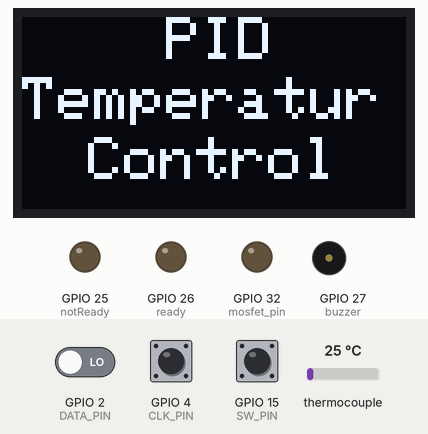
The sketch below on a simulated ESP32. Shown: 128×64 one-colour display, output pins drawn as LEDs (lit = HIGH), buzzer (waves = sounding). The test bench sets the inputs (shaded band); at power-on: GPIO 15 (SW_PIN) HIGH, thermocouple 25 °C, GPIO 2 (DATA_PIN) LOW, GPIO 4 (CLK_PIN) HIGH. The display library's start-up logo is not drawn; what the sketch prints to the serial monitor is not drawn.

Above: at 3.2 s.
3.3 s: GPIO 15 (SW_PIN) pulled LOW for 1 s
At 5.7 s:
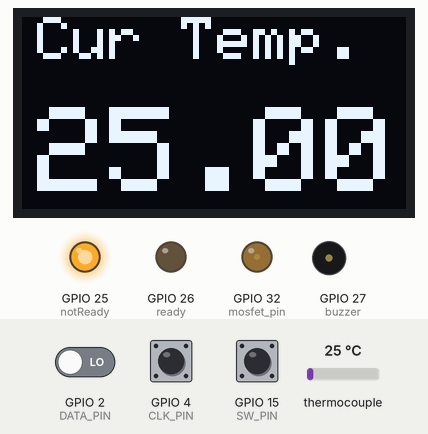
6.1 s: thermocouple set to 6 °C
At 7.4 s:
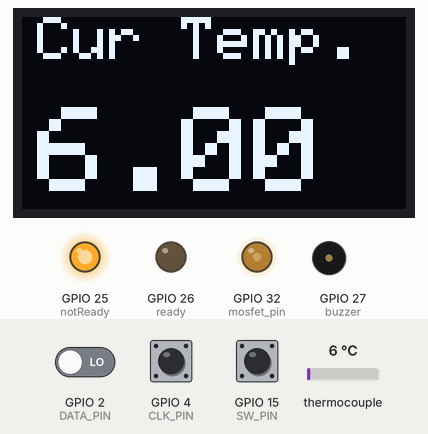
7.9 s: GPIO 15 (SW_PIN) pulled LOW for 0.15 s
At 9.4 s:
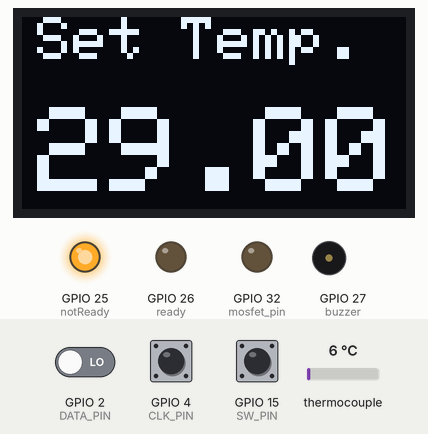
9.9 s: GPIO 15 (SW_PIN) pulled LOW for 0.15 s
At 11.2 s:
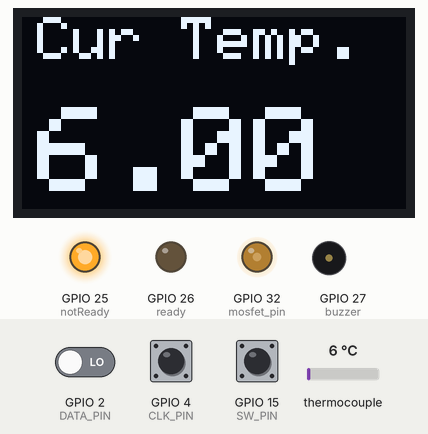
11.5 s: thermocouple set to 75 °C
At 12.3 s:
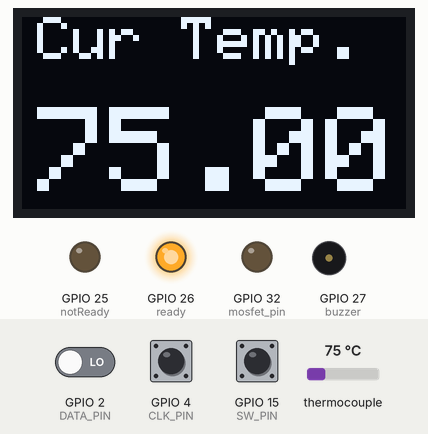
13.3 s: thermocouple set to 2 °C
At 14.1 s:
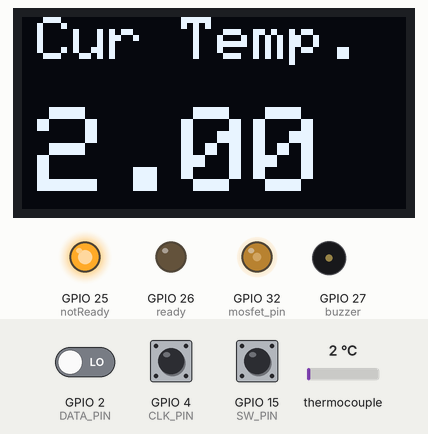
Timing chart, 0 to 16.1 s (numbered marks = the images above; inputs shaded):
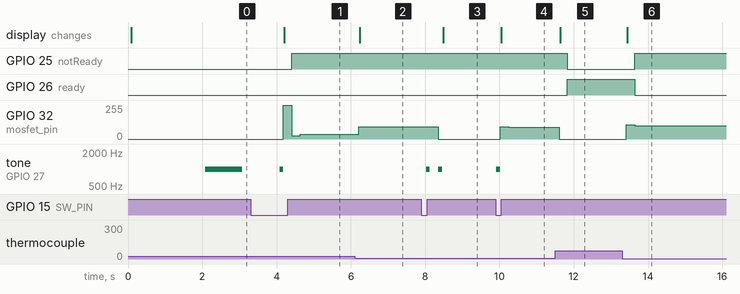

The sketch:

PID-Controller-ESP32.ino
```cpp
#include <SPI.h>
#include <Wire.h>
#include <Adafruit_GFX.h>
#include <Adafruit_SSD1306.h>
#include <PIDController.h>
#include "max6675.h"
// Define Rotary Encoder Pins
#define CLK_PIN 4
#define DATA_PIN 2
#define SW_PIN 15
// MAX6675 Pins
#define thermoDO  14
#define thermoCS  12
#define thermoCLK  13
// Mosfet Pin
#define mosfet_pin 32
// Serial Enable
#define __DEBUG__
#define SCREEN_WIDTH 128 // OLED display width, in pixels
#define SCREEN_HEIGHT 64 // OLED display height, in pixels
#define OLED_RESET     -1 // Reset pin # (or -1 if sharing Arduino reset pin)
/*In this section we have defined the gain values for the
 * proportional, integral, and derivative controller I have set
 * the gain values with the help of trial and error methods.
*/
#define __Kp 30 // Proportional constant
#define __Ki 0.7 // Integral Constant
#define __Kd 200 // Derivative Constant
const int buzzer = 27; //buzzer to arduino pin 27
const int ready = 26;
const int notReady = 25;
boolean startup_tone = true;
int clockPin=0; // Placeholder por pin status used by the rotary encoder
int clockPinState; // Placeholder por pin status used by the rotary encoder
float set_temperature = 30.0; // This set_temperature value will increas or decreas if when the rotarty encoder is turned
float temperature_value_c = 0.0; // stores temperature value
float temperature_cal_c = 0;  // lenear adjestment of temperature
unsigned long debounce = 0; // Debounce delay
int encoder_btn_count = 0; // used to check encoder button press
MAX6675 thermocouple(thermoCLK, thermoCS, thermoDO); // Create an instance for the MAX6675 Sensor Called "thermocouple"
Adafruit_SSD1306 display(SCREEN_WIDTH, SCREEN_HEIGHT, &Wire, OLED_RESET);// Create an instance for the SSD1306 128X64 OLED "display"
PIDController pid; // Create an instance of the PID controller class, called "pid"
void setup() {
#ifdef __DEBUG__
  Serial.begin(115200);
#endif
  pinMode (ready, OUTPUT);
  pinMode(notReady, OUTPUT);
  pinMode(buzzer, OUTPUT); // Set buzzer - pin 27 as an output
  pinMode(mosfet_pin, OUTPUT); // MOSFET output PIN
  pinMode(CLK_PIN, INPUT); // Encoer Clock Pin
  pinMode(DATA_PIN, INPUT); //Encoder Data Pin
  pinMode(SW_PIN, INPUT_PULLUP);// Encoder SW Pin
  pid.begin();          // initialize the PID instance
  pid.setpoint(150);    // The "goal" the PID controller tries to "reach"
  pid.tune(__Kp, __Ki,__Kd);    // Tune the PID, arguments: kP, kI, kD
  pid.limit(0, 255);    // Limit the PID output between 0 and 255, this is important to get rid of integral windup!
  if (!display.begin(SSD1306_SWITCHCAPVCC, 0x3C)) {
#ifdef __DEBUG__
    Serial.println(F("SSD1306 allocation failed"));
#endif
    for (;;); // Don't proceed, loop forever
  }
  //
  display.setRotation(2); //Rotate the Display
  display.display(); //Show initial display buffer contents on the screen -- the library initializes this with an Adafruit splash screen.
  display.clearDisplay(); // Cleear the Display
  display.setTextSize(2); // Set text Size
  display.setTextColor(WHITE); // set LCD Colour
  display.setCursor(48, 0); // Set Cursor Position
  display.println("PID"); // Print the this Text
  display.setCursor(0, 20);  // Set Cursor Position
  display.println("Temperatur"); // Print the this Text
  display.setCursor(22, 40); // Set Cursor Position
  display.println("Control"); // Print the this Text
  display.display(); // Update the Display
  delay(2000); // Delay of 200 ms
}
void set_temp() {
  if (encoder_btn_count == 2) // check if the button is pressed twice and its in temperature set mode.
  {
    display.clearDisplay(); // clear the display
    display.setTextSize(2); // Set text Size
    display.setCursor(5, 0); // set the diplay cursor
    display.print("Set Temp."); // Print Set Temp. on the display
    display.setTextSize(4); // Set text Size
    display.setCursor(5, 30); // set the cursor
    display.print(set_temperature);// print the set temperature value on the display
    display.display(); // Update the Display
  }
}

void show_temp(){
      display.clearDisplay(); // Clear the display
    display.setTextSize(2); // Set text Size
    display.setCursor(5, 0); // Set the Display Cursor
    display.print("Cur Temp."); //Print to the Display
    display.setCursor(5, 30);// Set the Display Cursor
    display.setTextSize(4); // Set text Size
    display.print(temperature_value_c); // Print the Temperature value to the display in celcius
    display.display(); // Update the Display
    delay(200); // Wait 200ms to update the OLED dispaly.
  }


void read_encoder(){ // In this function we read the encoder data and increment the counter if its rotaing clockwise and decrement the counter if its rotating counter clockwis
while (encoder_btn_count==2){
  clockPin = digitalRead(CLK_PIN); // we read the clock pin of the rotary encoder
  if (clockPin != clockPinState  && clockPin == 1) { // if this condition is true then the encoder is rotaing counter clockwise and we decremetn the counter
    if (digitalRead(DATA_PIN) != clockPin) {
      set_temperature = set_temperature - 1;// decrmetn the counter.
      tone2();
      }
    else {
      set_temperature = set_temperature + .2;// Encoder is rotating CW so increment
      tone2();
      }
    if (set_temperature < 20 )set_temperature = 20; // if the counter value is less than 1 the set it back to 1
    if (set_temperature > 38 ) set_temperature = 38; //if the counter value is grater than 150 then set it back to 150
#ifdef __DEBUG__
    Serial.println(set_temperature); // print the set temperature value on the serial monitor window
#endif
  }
  clockPinState = clockPin; // Remember last CLK_PIN state
  if ( digitalRead(SW_PIN) == LOW)   //If we detect LOW signal, button is pressed
  {
    if ( millis() - debounce > 60) { //debounce delay
      encoder_btn_count++; // Increment the values
      tone2();
      if (encoder_btn_count > 2) encoder_btn_count = 1;
#ifdef __DEBUG__
      Serial.println(encoder_btn_count);
#endif
    }
    debounce = millis(); // update the time variable
  }
   delay(1);// Put in a slight delay to help debounce the reading
   set_temp(); // Call the Set Temperature Function
}
}

int read_encorder_sw() {
  clockPinState = clockPin; // Remember last CLK_PIN state
  if ( digitalRead(SW_PIN) == LOW)   //If we detect LOW signal, button is pressed
  { if ( millis() - debounce > 60) { //debounce delay
       encoder_btn_count++; // Increment the values
       tone2();
      if (encoder_btn_count > 2) encoder_btn_count = 1;
#ifdef __DEBUG__
      Serial.println(encoder_btn_count);
#endif
    }
    debounce = millis(); // update the time variable
  }
  return encoder_btn_count;
}

void tone1(){  // start up tone
  tone(buzzer, 1000); // Send 1KHz sound signal...
  delay(1000);        // ...for 1 sec
  noTone(buzzer);     // Stop sound...
  delay(1000);        // ...for 1sec
}

void tone2(){ // tone to recogmize set values changes
  tone(buzzer, 1000); // Send 1KHz sound signal...
  delay(100);        // ...for 1 sec
  noTone(buzzer);     // Stop sound...
  //delay(1000);        // ...for 1sec
}


void loop() // Put in a slight delay to help debounce the reading
{
  if(startup_tone){
      tone1();
      startup_tone=false;
    }
  encoder_btn_count = read_encorder_sw(); //read the encoeder switch value 1 or 2

  while(encoder_btn_count == 2){
   encoder_btn_count = read_encorder_sw(); //read the encoeder switch value 1 or 2
   analogWrite(mosfet_pin, 0); //  turn off heater untill set the temperature
   read_encoder(); //Call The Read Encoder Function to set the Temperature
     }
  while(encoder_btn_count == 1){ // check if the button is pressed and its in Free Running Mode -- in this mode the arduino continiously updates the screen and adjusts the PWM output according to the temperature.
    encoder_btn_count = read_encorder_sw(); //read the encoeder switch value 1 or 2
    temperature_value_c = thermocouple.readCelsius(); // Read the Temperature using the readCelsius methode from MAX6675 Library.
    temperature_value_c =  temperature_value_c +  temperature_cal_c; // linear adjstment of tempeture
    int output = pid.compute(temperature_value_c);    // Let the PID compute the value, returns the optimal output
    analogWrite(mosfet_pin, output);           // Write the output to the output pin
    pid.setpoint(set_temperature); // Use the setpoint methode of the PID library to
    show_temp(); // show the current tem on display

    if(set_temperature-temperature_value_c>1 || temperature_value_c-set_temperature>1 ){
      digitalWrite(notReady,HIGH);
      digitalWrite(ready,LOW);
    }

    if(set_temperature-temperature_value_c<1 || temperature_value_c-set_temperature>1 ){
      digitalWrite(ready,HIGH);
      digitalWrite(notReady,LOW);
    }

    #ifdef __DEBUG__
    Serial.print(temperature_value_c); // Print the Temperature value in *C on serial monitor
    Serial.print("   "); // Print an Empty Space
    Serial.println(output); // Print the Calculate Output value in the serial monitor.
    #endif
  }
}
```

Measured:
- after the input at 3.3 s, GPIO 25 (notReady): LOW → HIGH after 1.1 s; GPIO 32 (mosfet_pin): 0/255 → 255/255 after 0.88 s, → 24/255 0.23 s later, → 34/255 0.23 s later; tone on GPIO 27 (buzzer): silent → 1000 Hz after 0.78 s, → silent 0.10 s later; the display: changes after 0.91 s (image 1)
- after the input at 6.1 s, GPIO 32 (mosfet_pin): 34/255 → 93/255 after 0.12 s, → 91/255 0.23 s later; the display: changes after 0.14 s (image 2)
- after the input at 7.9 s, GPIO 32 (mosfet_pin): 91/255 → 0/255 after 0.46 s; tone on GPIO 27 (buzzer): alternates 1000 Hz for 0.10 s and silent for 0.23 s, 4 changes in all, then stays silent, starting after 0.13 s; the display: changes after 0.58 s (image 3)
- after the input at 9.9 s, GPIO 32 (mosfet_pin): 0/255 → 91/255 after 0.12 s, → 88/255 0.23 s later; tone on GPIO 27 (buzzer): silent → 1000 Hz at once, → silent 0.10 s later; the display: changes after 0.15 s (image 4)
- after the input at 11.5 s, GPIO 25 (notReady): HIGH → LOW after 0.33 s; GPIO 26 (ready): LOW → HIGH after 0.33 s; GPIO 32 (mosfet_pin): 88/255 → 0/255 after 0.11 s; the display: changes after 0.13 s (image 5)
- after the input at 13.3 s, GPIO 25 (notReady): LOW → HIGH after 0.34 s; GPIO 26 (ready): HIGH → LOW after 0.34 s; GPIO 32 (mosfet_pin): 0/255 → 107/255 after 0.12 s, → 100/255 0.23 s later; the display: changes after 0.14 s (image 6)
